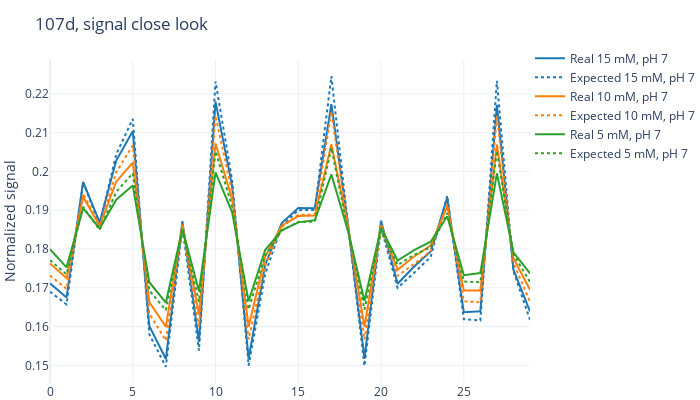

The notebook cell saved with this chart:
### Code cell
import plotly.graph_objects as go
from plotly.subplots import make_subplots
import plotly.io as pio

abc_id = [tag.index('a'), tag.index('b'), tag.index('c')]  # [2, 0, 1]
abc_int = np.argsort(np.argsort(tag))  # [1, 2, 0]

fig = make_subplots(rows=1, cols=1, vertical_spacing=0.07, horizontal_spacing=0.01,
                    subplot_titles=f'')

colors = ['#1f77b4', '#ff7f0e', '#2ca02c']
sigs = [sig_0, sig_1, sig_2]

x_axis = np.arange(0, len(sig_0[0]))
for i, id in enumerate(abc_id):  # from large to small
    sig = sigs[id]
    scatter_real = go.Scatter(x=x_axis, y=sig[0], mode='lines', name=f'Real {conc_l[id]}, {ph_l[id]}', line=dict(color=colors[i]))
    scatter_match = go.Scatter(x=x_axis, y=sig[2], mode='lines', name=f'Expected {conc_l[id]}, {ph_l[id]}', line=dict(color=colors[i], dash='dot'))
    # scatter_match = go.Scatter(x=x_axis, y=sig[1], mode='lines', name=f'Matched {conc_l[id]}, {ph_l[id]}', line=dict(color=colors[i], dash='dot'))
    
    fig.add_trace(scatter_real, row=1, col=1)
    fig.add_trace(scatter_match, row=1, col=1)

fig.update_yaxes(row=1, col=1, title_text=f'Normalized signal')

# Set layout for better visualization
fig.update_layout(
    template='plotly_white',  # Set the theme to plotly white
    title_text=f'{fp_prtcl_name}, signal close look',
    showlegend=True,  # Hide legend
    legend=dict(x=1, y=1.05),
    height=400,
    width=700  # Set a width based on your preference
)

labels_to_show_in_legend = ['Real Signal', 'Matched Signal']

# only show 3 first traces in legend!
for trace_i, trace in enumerate(fig['data']):
    if trace_i > 6:
        trace['showlegend'] = False

# Adjust margin to reduce whitespace
fig.update_layout(margin=dict(l=0, r=5, t=60, b=0))
# Set y-axis ticks to values in the range [0, 1] with a step of 0.2
# fig.update_yaxes(tickmode='linear', tick0=0, dtick=0.1, range=[0.05, 0.4])

# Show the plot
fig.show()

pio.write_image(fig, f'images/phantom_{phantom_choice}/{fp_prtcl_name}_sigs.jpeg')

### Figure 1 — Plotly figure (JSON) as saved in the notebook; plotly's stock layout.template omitted (floating-point values rounded to 4 significant figures)
{"data": [{"line": {"color": "#1f77b4"}, "mode": "lines", "name": "Real 15 mM, pH 7", "type": "scatter", "x": [0, 1, 2, 3, 4, 5, 6, 7, 8, 9, 10, 11, 12, 13, 14, 15, 16, 17, 18, 19, 20, 21, 22, 23, 24, 25, 26, 27, 28, 29], "xaxis": "x", "y": [0.1711, 0.1675, 0.1973, 0.1869, 0.2028, 0.2104, 0.1601, 0.1516, 0.1872, 0.156, 0.218, 0.1963, 0.1517, 0.1759, 0.1867, 0.1906, 0.1905, 0.2174, 0.1864, 0.1517, 0.1873, 0.171, 0.1755, 0.1794, 0.1932, 0.1637, 0.1639, 0.2172, 0.1747, 0.1639], "yaxis": "y"}, {"line": {"color": "#1f77b4", "dash": "dot"}, "mode": "lines", "name": "Expected 15 mM, pH 7", "type": "scatter", "x": [0, 1, 2, 3, 4, 5, 6, 7, 8, 9, 10, 11, 12, 13, 14, 15, 16, 17, 18, 19, 20, 21, 22, 23, 24, 25, 26, 27, 28, 29], "xaxis": "x", "y": [0.169, 0.1657, 0.1972, 0.1863, 0.2044, 0.2136, 0.158, 0.1496, 0.1856, 0.1538, 0.2232, 0.1978, 0.1499, 0.1736, 0.186, 0.19, 0.1901, 0.2246, 0.1864, 0.1499, 0.1856, 0.17, 0.1739, 0.178, 0.1937, 0.1619, 0.1616, 0.2234, 0.1743, 0.1617], "yaxis": "y"}, {"line": {"color": "#ff7f0e"}, "mode": "lines", "name": "Real 10 mM, pH 7", "type": "scatter", "x": [0, 1, 2, 3, 4, 5, 6, 7, 8, 9, 10, 11, 12, 13, 14, 15, 16, 17, 18, 19, 20, 21, 22, 23, 24, 25, 26, 27, 28, 29], "xaxis": "x", "y": [0.1763, 0.1725, 0.1935, 0.1859, 0.1974, 0.2023, 0.1663, 0.1599, 0.1864, 0.1631, 0.2072, 0.1929, 0.16, 0.1781, 0.186, 0.1885, 0.1887, 0.207, 0.186, 0.1599, 0.1862, 0.1746, 0.1781, 0.1809, 0.191, 0.1693, 0.1693, 0.207, 0.1777, 0.1695], "yaxis": "y"}, {"line": {"color": "#ff7f0e", "dash": "dot"}, "mode": "lines", "name": "Expected 10 mM, pH 7", "type": "scatter", "x": [0, 1, 2, 3, 4, 5, 6, 7, 8, 9, 10, 11, 12, 13, 14, 15, 16, 17, 18, 19, 20, 21, 22, 23, 24, 25, 26, 27, 28, 29], "xaxis": "x", "y": [0.1732, 0.1697, 0.1943, 0.1859, 0.1998, 0.2067, 0.1633, 0.1564, 0.1854, 0.1599, 0.2143, 0.1947, 0.1567, 0.1759, 0.1857, 0.1888, 0.1889, 0.2154, 0.1859, 0.1566, 0.1854, 0.1731, 0.1762, 0.1794, 0.1916, 0.1665, 0.1663, 0.2145, 0.1765, 0.1664], "yaxis": "y"}, {"line": {"color": "#2ca02c"}, "mode": "lines", "name": "Real 5 mM, pH 7", "type": "scatter", "x": [0, 1, 2, 3, 4, 5, 6, 7, 8, 9, 10, 11, 12, 13, 14, 15, 16, 17, 18, 19, 20, 21, 22, 23, 24, 25, 26, 27, 28, 29], "xaxis": "x", "y": [0.18, 0.1753, 0.1905, 0.1853, 0.1927, 0.1964, 0.1714, 0.1662, 0.1852, 0.1691, 0.1998, 0.1895, 0.1666, 0.1797, 0.1848, 0.1869, 0.1874, 0.1992, 0.1847, 0.1666, 0.1855, 0.177, 0.1797, 0.1819, 0.1884, 0.1733, 0.1738, 0.1995, 0.1792, 0.1737], "yaxis": "y"}, {"line": {"color": "#2ca02c", "dash": "dot"}, "mode": "lines", "name": "Expected 5 mM, pH 7", "type": "scatter", "x": [0, 1, 2, 3, 4, 5, 6, 7, 8, 9, 10, 11, 12, 13, 14, 15, 16, 17, 18, 19, 20, 21, 22, 23, 24, 25, 26, 27, 28, 29], "xaxis": "x", "y": [0.1771, 0.1735, 0.1909, 0.1849, 0.1947, 0.1995, 0.1693, 0.1642, 0.1846, 0.1664, 0.2052, 0.191, 0.1644, 0.1783, 0.1848, 0.187, 0.187, 0.2061, 0.1849, 0.1644, 0.1846, 0.1759, 0.1785, 0.1805, 0.1892, 0.1716, 0.1714, 0.2053, 0.1786, 0.1715], "yaxis": "y"}], "layout": {"height": 400, "legend": {"x": 1, "y": 1.05}, "margin": {"b": 0, "l": 0, "r": 5, "t": 60}, "showlegend": true, "title": {"text": "107d, signal close look"}, "width": 700, "xaxis": {"anchor": "y", "domain": [0.0, 1.0]}, "yaxis": {"anchor": "x", "domain": [0.0, 1.0], "title": {"text": "Normalized signal"}}}}
